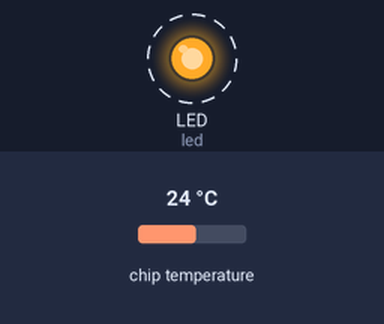
The program below on a simulated CircuitPython board. Parts: output pins drawn as LEDs (lit = HIGH). Dashed ring = blinking. Inputs (shaded band) come from the test bench; at power-on: chip temperature 24 °C. Files the program writes start out absent.

Above: at 0.5 s.
Timing chart, 0 to 4.6 s (numbered marks = the images above):
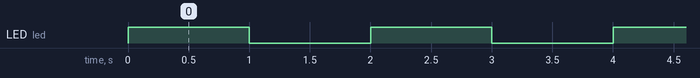

The program:

temp.py
```python
"""CircuitPython Essentials Storage logging example"""
import time
import board
import digitalio
import microcontroller

# For most CircuitPython boards:
led = digitalio.DigitalInOut(board.LED)
# For QT Py M0:
# led = digitalio.DigitalInOut(board.SCK)
led.switch_to_output()

try:
    with open("/temperature.txt", "a") as fp:
        while True:
            temp = microcontroller.cpu.temperature
            # do the C-to-F conversion here if you would like
            fp.write('{0:f}\n'.format(temp))
            fp.flush()
            led.value = not led.value
            time.sleep(1)
except OSError as e:  # Typically when the filesystem isn't writeable...
    delay = 0.5  # ...blink the LED every half second.
    if e.args[0] == 28:  # If the file system is full...
        delay = 0.25  # ...blink the LED faster!
    while True:
        led.value = not led.value
        time.sleep(delay)
```

Measured:
- by itself, LED (led): alternates HIGH for 1.0 s and LOW for 1.0 s
